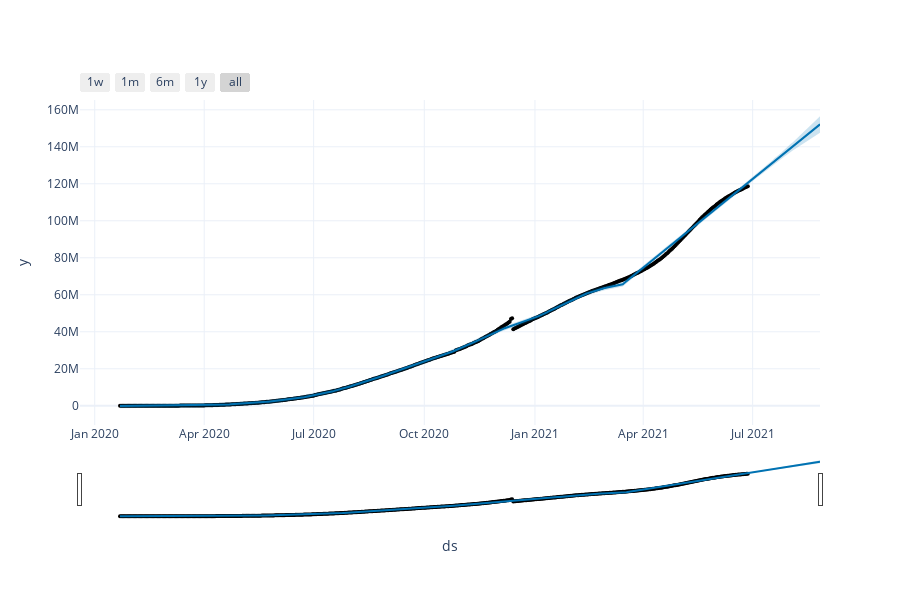

Here is the notebook cell this chart was saved with:
### Code cell
fig = plot_plotly(model1, forecast_cured) 

fig.update_layout(template='plotly_white')

iplot(fig)

### Figure 1 — Plotly figure (JSON) as saved in the notebook; plotly's stock layout.template omitted (floating-point values rounded to 4 significant figures; data arrays with more than 128 entries replaced by an {"elided": "..."} marker saying what was removed)
{"data": [{"marker": {"color": "black", "size": 4}, "mode": "markers", "name": "Actual", "type": "scatter", "x": {"elided": "523 str values"}, "y": {"elided": "523 int values"}}, {"hoverinfo": "skip", "line": {"width": 0}, "mode": "lines", "type": "scatter", "x": {"elided": "583 str values"}, "y": {"elided": "583 float values"}}, {"fill": "tonexty", "fillcolor": "rgba(0, 114, 178, 0.2)", "line": {"color": "#0072B2", "width": 2}, "mode": "lines", "name": "Predicted", "type": "scatter", "x": {"elided": "583 str values"}, "y": {"elided": "583 float values"}}, {"fill": "tonexty", "fillcolor": "rgba(0, 114, 178, 0.2)", "hoverinfo": "skip", "line": {"width": 0}, "mode": "lines", "type": "scatter", "x": {"elided": "583 str values"}, "y": {"elided": "583 float values"}}], "layout": {"height": 600, "showlegend": false, "width": 900, "xaxis": {"autorange": true, "range": ["2019-12-19 17:49:42.8571", "2021-08-26"], "rangeselector": {"buttons": [{"count": 7, "label": "1w", "step": "day", "stepmode": "backward"}, {"count": 1, "label": "1m", "step": "month", "stepmode": "backward"}, {"count": 6, "label": "6m", "step": "month", "stepmode": "backward"}, {"count": 1, "label": "1y", "step": "year", "stepmode": "backward"}, {"step": "all"}]}, "rangeslider": {"autorange": true, "range": ["2019-12-19 17:49:42.8571", "2021-08-26"], "visible": true, "yaxis": {"_template": null, "rangemode": "match"}}, "title": {"text": "ds"}, "type": "date"}, "yaxis": {"autorange": true, "range": [-10400000.0, 165300000.0], "title": {"text": "y"}, "type": "linear"}}}
